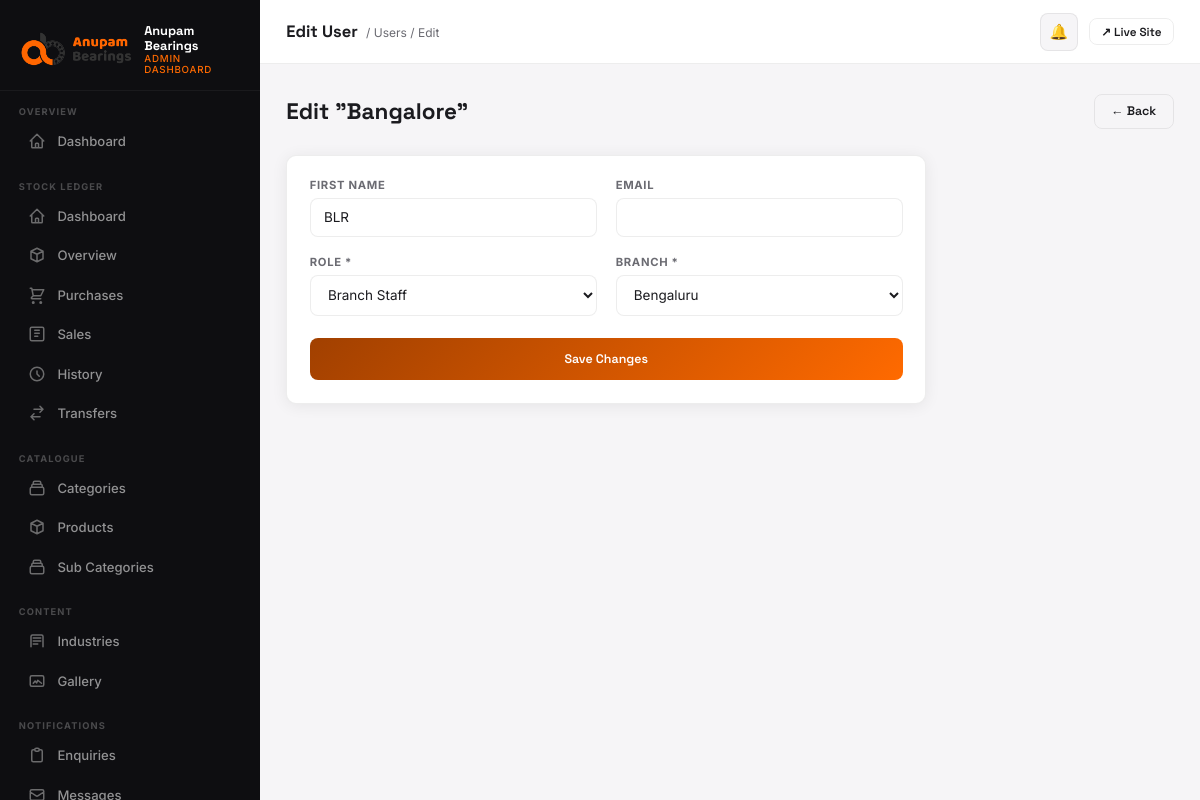
The app's page /dashboard/stock/users/15/edit/ (signed in) with its own data.
### stock_ledger/models.py (models this page shows, shortened)
class UserProfile(models.Model):
    ADMIN = 'ADMIN'
    BRANCH_STAFF = 'BRANCH_STAFF'
    VIEWER = 'VIEWER'
    ROLE_CHOICES = [
        (ADMIN, 'Admin'),
        (BRANCH_STAFF, 'Branch Staff'),
        (VIEWER, 'Viewer'),
    ]
    user = models.OneToOneField(settings.AUTH_USER_MODEL, on_delete=models.CASCADE, related_name='stock_profile')
    role = models.CharField(max_length=20, choices=ROLE_CHOICES, default=ADMIN)
    branch = models.ForeignKey(Branch, on_delete=models.PROTECT, null=True, blank=True, related_name='staff_profiles')
    created_at = models.DateTimeField(auto_now_add=True)
    updated_at = models.DateTimeField(auto_now=True)

class Branch(models.Model):
    name = models.CharField(max_length=120)
    slug = models.SlugField(unique=True)
    code = models.CharField(max_length=20, unique=True)
    address = models.TextField(blank=True)
    is_active = models.BooleanField(default=True)
    created_at = models.DateTimeField(auto_now_add=True)
    class Meta:
        ordering = ['name']

### stock_ledger/views.py (the view, shortened to what this page needs)
# urls.py: path('users/<int:pk>/edit/', views.user_edit, name='user_edit'),
@login_required(login_url='/dashboard/login/')
@staff_required
@role_required(UserProfile.ADMIN)
def user_edit(request, pk):
    profile_obj = get_object_or_404(UserProfile, pk=pk)
    error = None
    return render(request, 'dashboard/stock_user_form.html', {
        'profile_obj': profile_obj,
        'branches': Branch.objects.filter(is_active=True),
        'error': error,
    })

### core/context_processors.py (called while the page is built)
def seo(request):
    return build_seo_context(request)

### core/seo.py (called while the page is built)
def site_url() -> str:
    return getattr(settings, 'SITE_URL', 'https://anupambearings.com').rstrip('/')

def absolute_url(path: str) -> str:
    if not path:
        return site_url()
    parsed = urlsplit(path)
    if parsed.scheme:
        return path
    if path.startswith('/'):
        return f'{site_url()}{path}'
    return f"{site_url()}/{path.lstrip('/')}"

def build_canonical_url(request, *, path: str | None = None) -> str:
    canonical_path = path if path is not None else request.path
    return absolute_url(canonical_path)

def _serialize_schema(schema: dict) -> str:
    return json.dumps(schema, ensure_ascii=False, separators=(',', ':'))

def website_schema() -> dict:
    return {
        '@context': 'https://schema.org',
        '@type': 'WebSite',
        '@id': f'{site_url()}#website',
        'url': site_url(),
        'name': SITE_NAME,
        'alternateName': 'Anupam Bearings India',
        'description': SITE_DESCRIPTION,
        'publisher': {'@id': f'{site_url()}#organization'},
        'potentialAction': {
            '@type': 'SearchAction',
            'target': {
                '@type': 'EntryPoint',
                'urlTemplate': f'{site_url()}/products/?q={{search_term_string}}',
            },
            'query-input': 'required name=search_term_string',
        },
    }

### stock_ledger/context_processors.py (called while the page is built, shortened)
def dashboard_role(request):
    user = getattr(request, 'user', None)
    if not user or not user.is_authenticated or not user.is_staff:
        return {}
    profile = getattr(user, 'stock_profile', None)
    if profile is None:
        return {}
    return {
        'dash_role': profile.role,
        'dash_branch': profile.branch,
    }

def low_stock_alert(request):
    user = getattr(request, 'user', None)
    if not user or not user.is_authenticated or not user.is_staff:
        return {'show_low_stock_modal': False}
    profile = getattr(user, 'stock_profile', None)
    if profile is None or profile.role not in (UserProfile.ADMIN, UserProfile.BRANCH_STAFF):
        return {'show_low_stock_modal': False}
    if request.session.get('low_stock_alert_shown'):
        return {'show_low_stock_modal': False}

### templates/dashboard/stock_user_form.html (shortened to what this page needs)
{% extends "dashboard/base.html" %}
{% block page_title %}{% if profile_obj %}Edit User{% else %}Add User{% endif %}{% endblock %}
{% block breadcrumb %}<span class="topbar-breadcrumb">/ <a href="{% url 'dashboard:stock_ledger:users' %}" style="color:var(--muted);text-decoration:none;">Users</a> / {% if profile_obj %}Edit{% else %}New{% endif %}</span>{% endblock %}
{% block content %}
<div class="page-header">
  <div class="page-header-left">
    <h1>{% if profile_obj %}Edit "{{ profile_obj.user.username }}"{% else %}Add New User{% endif %}</h1>
  </div>
  <a href="{% url 'dashboard:stock_ledger:users' %}" class="btn btn-ghost">← Back</a>
</div>
<form method="POST" style="max-width:640px;">
  <div class="card card-pad">
    <div class="form-grid">
      <div class="form-row">
        <div class="form-group">
          <label>First Name</label>
          <input class="form-input" type="text" name="first_name" value="{{ profile_obj.user.first_name|default:'' }}"/>
        </div>
        <div class="form-group">
          <label>Email</label>
          <input class="form-input" type="email" name="email" value="{{ profile_obj.user.email|default:'' }}"/>
        </div>
      </div>
      <div class="form-row">
        <div class="form-group">
          <label>Role *</label>
          <select class="form-input" name="role" id="role-select" required onchange="syncBranchField()">
            <option value="BRANCH_STAFF" {% if profile_obj.role == 'BRANCH_STAFF' %}selected{% endif %}>Branch Staff</option>
          </select>
        </div>
        <div class="form-group" id="branch-field">
          <label>Branch *</label>
          <select class="form-input" name="branch">
            {% for b in branches %}<option value="{{ b.pk }}" {% if profile_obj.branch_id == b.pk %}selected{% endif %}>{{ b.name }}</option>{% endfor %}
          </select>
        </div>
      </div>
    </div>
    <button type="submit" class="btn btn-primary" style="width:100%;justify-content:center;padding:0.875rem;margin-top:1.5rem;">
      {% if profile_obj %}Save Changes{% else %}Add User{% endif %}
    </button>
  </div>
</form>
{% endblock %}

### templates/dashboard/base.html (style rules this page uses)
*, *::before, *::after { box-sizing: border-box; margin: 0; padding: 0; }
:root { --orange: #ff6a00; --orange-dk: #a14000; --surface: #f6f5f7; --card: #ffffff; --sidebar-bg: #0e0e11; --sidebar-w: 260px; --on: #1b1b1f; --muted: #6b6b72; --border: rgba(0,0,0,0.07); --grad: linear-gradient(135deg,#a14000 0%,#ff6a00 100%); --radius: 10px; --shadow: 0 2px 16px rgba(0,0,0,0.07); --shadow-lg: 0 8px 40px rgba(0,0,0,0.12); --font-d: 'Space Grotesk', sans-serif; --font-b: 'Inter', sans-serif; }
html { font-size: 15px; -webkit-font-smoothing: antialiased; }
body { font-family: var(--font-b); background: var(--surface); color: var(--on); display: flex; min-height: 100vh; overflow-x: hidden; }
.topbar-breadcrumb { font-size: 0.8rem; color: var(--muted); margin-left: 4px; }
.page-header { display: flex; align-items: center; justify-content: space-between; margin-bottom: 1.75rem; gap: 1rem; flex-wrap: wrap; }
.page-header-left h1 { font-family: var(--font-d); font-size: 1.5rem; font-weight: 700; }
.card { background: var(--card); border-radius: var(--radius); border: 1px solid var(--border); box-shadow: var(--shadow); }
.card-pad { padding: 1.5rem; }
.btn { display: inline-flex; align-items: center; gap: 0.4rem; padding: 0.55rem 1.1rem; border-radius: 8px; font-family: var(--font-d); font-size: 0.83rem; font-weight: 600; cursor: pointer; border: none; text-decoration: none; transition: all 0.18s; }
.btn-primary { background: var(--grad); color: #fff; }
.btn-ghost { background: transparent; color: var(--on); border: 1px solid var(--border); }
.form-grid { display: grid; gap: 1.25rem; }
.form-row { display: grid; grid-template-columns: 1fr 1fr; gap: 1.25rem; }
.form-group label { display: block; font-size: 0.75rem; font-weight: 700; letter-spacing: 0.06em; text-transform: uppercase; color: var(--muted); margin-bottom: 0.35rem; }
.form-input { width: 100%; padding: 0.7rem 0.875rem; border: 1px solid var(--border); border-radius: 8px; font-family: var(--font-b); font-size: 0.9rem; color: var(--on); background: var(--card); outline: none; transition: border-color 0.18s, box-shadow 0.18s; }
select.form-input { cursor: pointer; }

### records on screen
UserProfile: user.username "Bangalore", first_name "BLR", role "Branch Staff", branch "Bengaluru"
